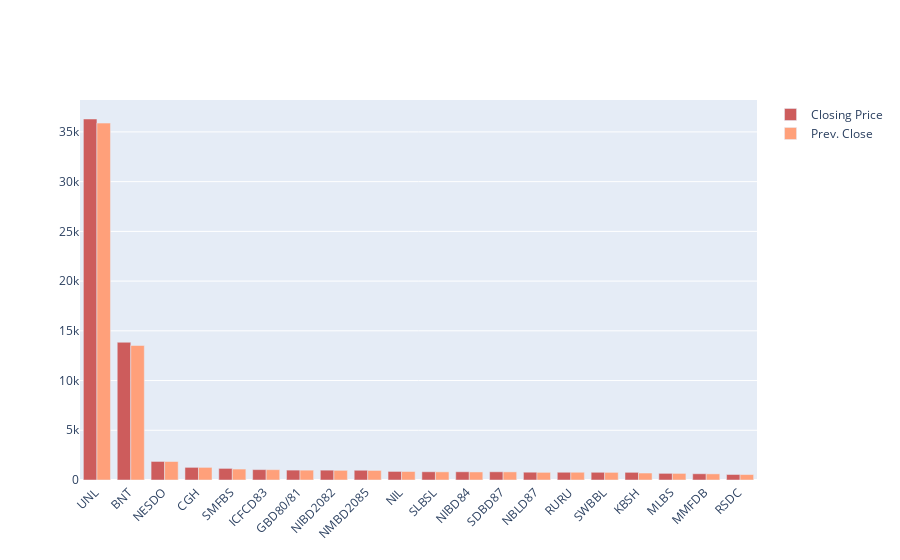

The cell this chart's notebook holds for it:
### Code cell
import plotly.graph_objects as go

fig = go.Figure(data=[
    go.Bar(name='Closing Price', x=pricedf['Symbol'].iloc[0:20], y=pricedf['Closing Price'] , marker_color='indianred' ),
    go.Bar(name='Prev. Close', x=pricedf['Symbol'].iloc[0:20], y=pricedf['Prev. Close'] , marker_color='lightsalmon'),
    
])
# Change the bar mode
fig.update_layout(barmode='group' , xaxis_tickangle=-45)
fig.show()

### Figure 1 — Plotly figure (JSON) as saved in the notebook; plotly's stock layout.template omitted (floating-point values rounded to 4 significant figures)
{"data": [{"marker": {"color": "indianred"}, "name": "Closing Price", "type": "bar", "x": ["UNL ", "BNT ", "NESDO ", "CGH ", "SMFBS ", "ICFCD83 ", "GBD80/81 ", "NIBD2082 ", "NMBD2085 ", "NIL ", "SLBSL ", "NIBD84 ", "SDBD87 ", "NBLD87 ", "RURU ", "SWBBL ", "KBSH ", "MLBS ", "MMFDB ", "RSDC "], "y": [36300.0, 13850, 1866, 1270.0, 1166, 1045, 995, 990.3, 980.6, 862, 828.9, 826.2, 825, 784.3, 779, 775, 771.2, 667.9, 629, 553.9, 425, 386, 376.5, 376, 348, 316.2, 310.7, 308.9, 305.8, 288, 238.1, 233.5, 227.7, 165, 161.4, 150.8, 11.19, 9.17, 8.84, 8.82, 8.82, 8.57, 8.33, 8.17, 8, 7.85, 7.5, 7.14, 7.04]}, {"marker": {"color": "lightsalmon"}, "name": "Prev. Close", "type": "bar", "x": ["UNL ", "BNT ", "NESDO ", "CGH ", "SMFBS ", "ICFCD83 ", "GBD80/81 ", "NIBD2082 ", "NMBD2085 ", "NIL ", "SLBSL ", "NIBD84 ", "SDBD87 ", "NBLD87 ", "RURU ", "SWBBL ", "KBSH ", "MLBS ", "MMFDB ", "RSDC "], "y": [35888, 13525, 1860, 1268, 1100, 1040, 990, 971, 961.4, 855, 820, 810, 815, 769, 778, 767, 701.1, 663, 616.9, 550, 424, 376.8, 376, 375, 341.9, 310, 304.7, 305, 303, 284, 227, 222, 227, 164.5, 161.1, 148, 11.07, 9.1, 8.83, 8.5, 8.33, 8.25, 8.3, 7.91, 7.9, 7.78, 7.48, 7, 7]}], "layout": {"barmode": "group", "xaxis": {"tickangle": -45}}}
